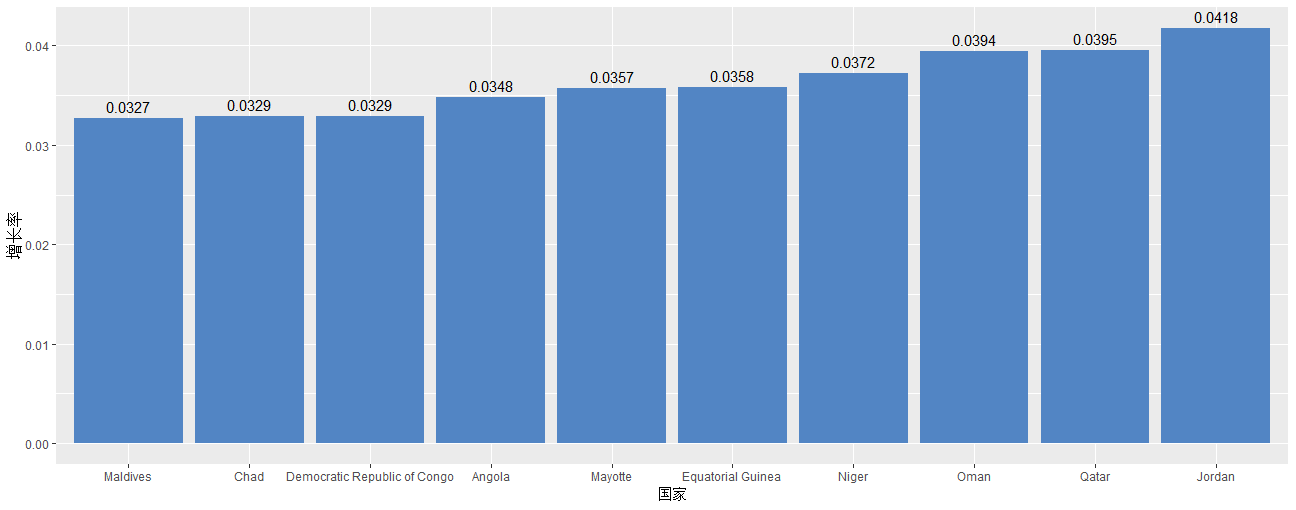

The R source for this figure:
library(ggplot2)
library(readxl)
data=read_excel("V:\\大数据分析相关文件\\R\\人口增长率前10表.xlsx")
colnames(data)<-c("id","coun","val")

coun=list(data['coun'])
coun=unlist(coun)

num=list(data['val'])
num=unlist(num)
num=as.numeric(num)
ggplot(mapping=aes(x=reorder(coun,num),y=num))+
  geom_bar(stat="identity",fill="#5285C4")+
  labs(x="国家",y="增长率")+
  theme(
    axis.title.x=element_text(size=12),
    axis.text.x=element_text(size=9)
  )+geom_text(aes(label=num),vjust=-0.5)
